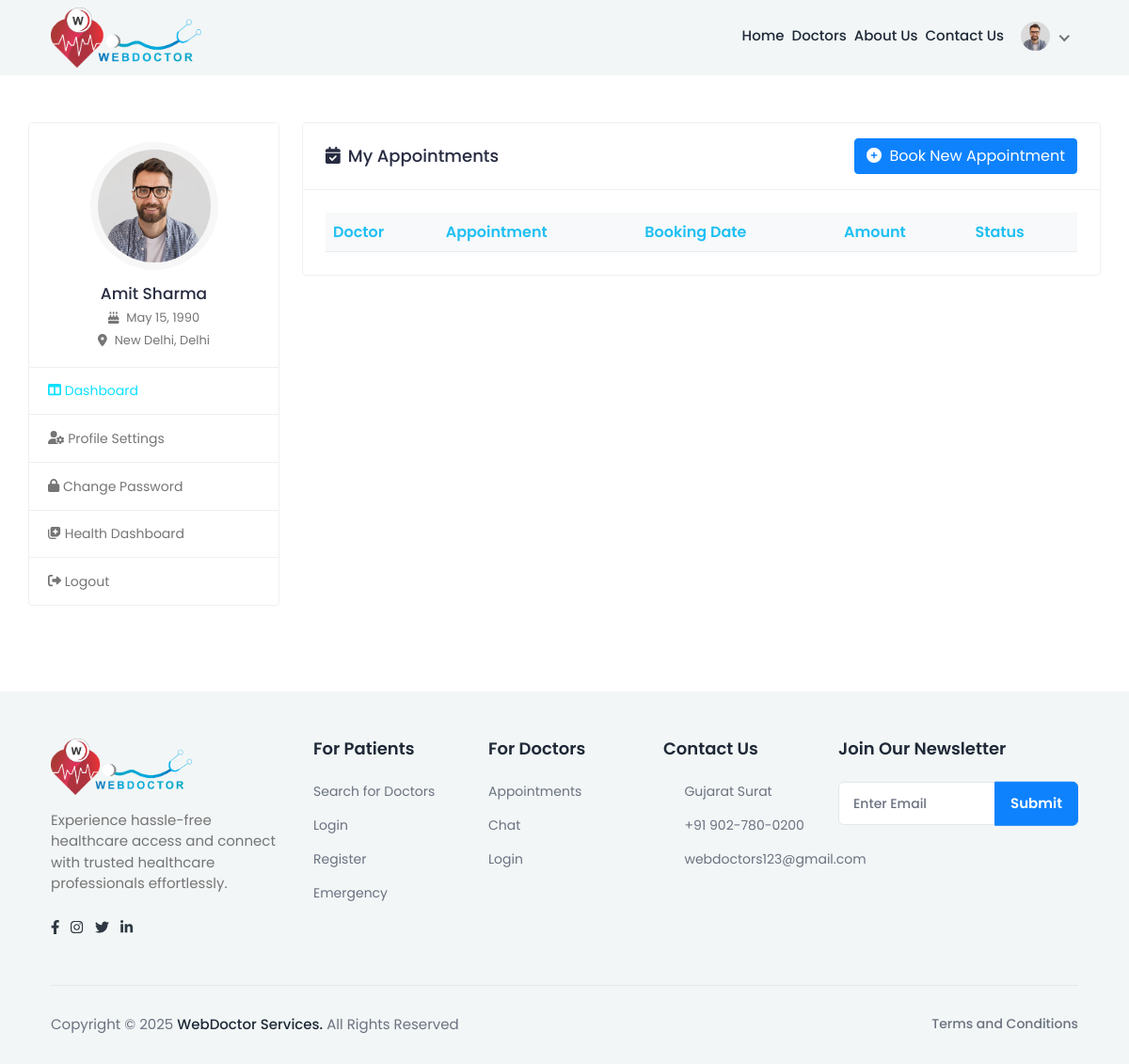
The app's page /patient_dashboard/ (signed in), older data.
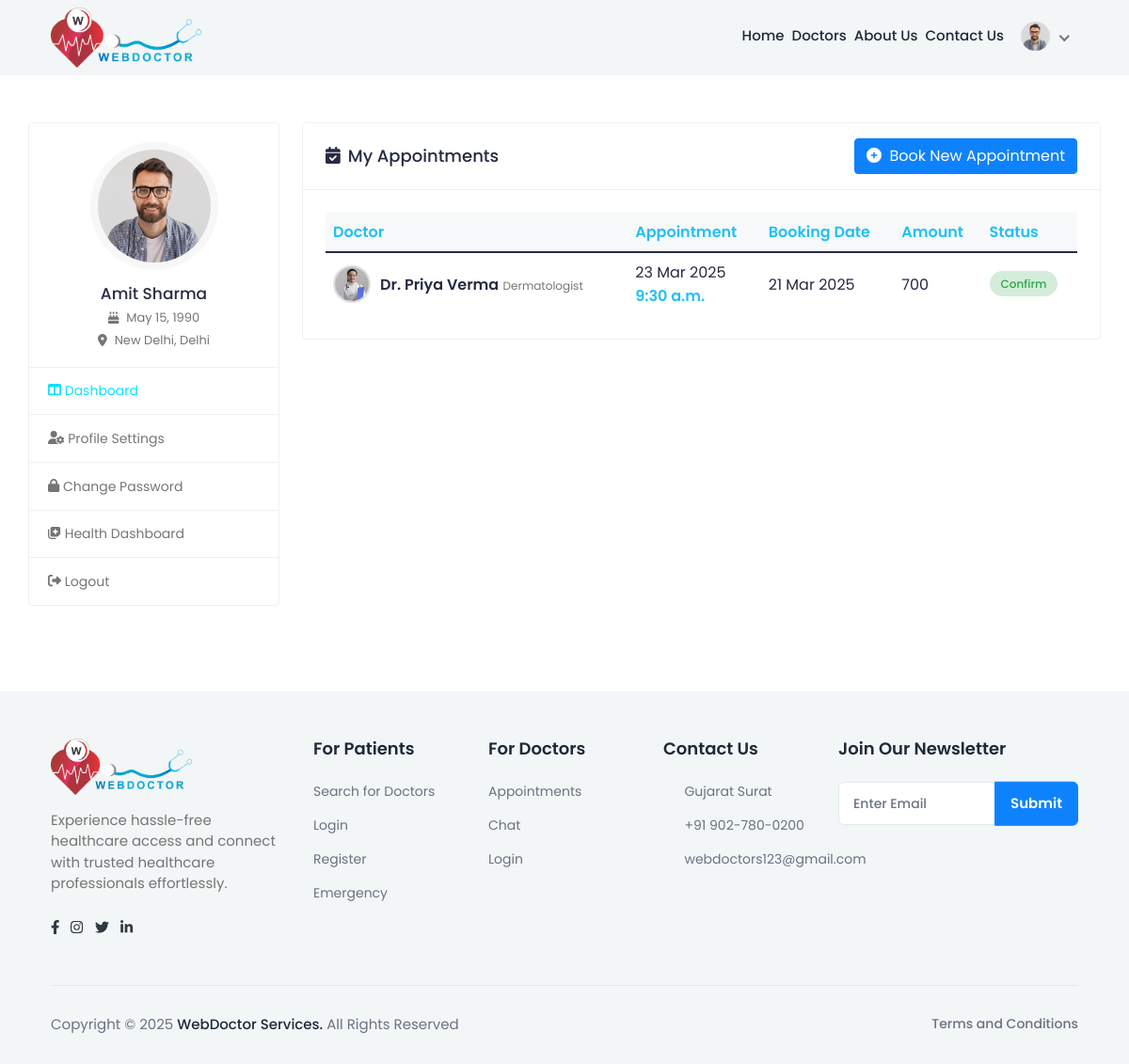
The same page, newer data.
### myapp/models.py (models this page shows, shortened)
class appointment(models.Model):
     STATUS_CHOICE=[('Pending', 'Pending'), ('Confirm', 'Confirm'), ('Cancelled', 'Cancelled')]
     doctor_id=models.ForeignKey(doctorRegister,on_delete=models.CASCADE)
     patient_id=models.ForeignKey(patientRegister,on_delete=models.CASCADE)
     appointment_date = models.DateField()
     appointment_time = models.TimeField()
     reason = models.TextField(null=True)
     symptoms = models.CharField(max_length=255, blank=True, null=True)
     status = models.CharField(max_length=20, choices=STATUS_CHOICE, default='Pending')
     reason = models.TextField(null=True)
     symptoms = models.CharField(max_length=255, blank=True, null=True)
     booking_date = models.DateField(default=now)
     meeting_link = models.URLField(blank=True, null=True)

class doctorRegister(models.Model):
    GENDER_CHOICES = [
        ('M', 'Male'),
        ('F', 'Female'),
        ('O', 'Other'),
    ]
    name = models.CharField(max_length=100)
    email = models.EmailField(unique=True)
    phno = models.BigIntegerField(unique=True)
    password = models.CharField(max_length=100)
    profile_img = models.ImageField(upload_to='profile_pics/', null=True, blank=True)
    qualification = models.CharField(max_length=100,blank=True, null=True)
    specialization = models.CharField(max_length=100,blank=True, null=True)
    experience = models.IntegerField(blank=True, null=True)
    address = models.TextField(blank=True, null=True)
    city = models.CharField(max_length=50,blank=True, null=True)
    state = models.CharField(max_length=50,blank=True, null=True)
    clinic_name = models.CharField(max_length=255)
    clinic_address = models.TextField()
    gender = models.CharField(max_length=5, choices=GENDER_CHOICES)
    mci_no = models.CharField(max_length=10,blank=True, null=True)
    fee = models.BigIntegerField(null=True)
    about_me=models.TextField(null=True)
    is_approved = models.BooleanField(default=False)
    is_rejected = models.BooleanField(default=False)
    is_available = models.BooleanField(default=False)  # Doctor is available for emergency

### myapp/views.py (the view)
# urls.py: path('patient_dashboard/', views.patient_dashboard, name='patient_dashboard'),
def patient_dashboard(request):
    patient_id = request.session.get('patient_id')  # Get user ID from session
    if not patient_id:
        return redirect("login")  # Redirect to login if session is empty
    try:
        patient = patientRegister.objects.get(id=patient_id)  # Fetch patient data
        print("Patient Found:", patient.name)  # Debugging
    except patientRegister.DoesNotExist:
        return redirect("login")
    patient = get_object_or_404(patientRegister, id=patient_id)  # ✅ Fetch the patient
    appointment_data_list = appointment.objects.filter(patient_id=patient).select_related('doctor_id')
    return render(request, "patient-dashboard.html",{"patient": patient,"appointment_data_list":appointment_data_list})

### myapp/templates/patient-dashboard.html (shortened to what the changed rows need)
{% load static %}
<html lang="en" style="transform: none" class="fontawesome-i2svg-active fontawesome-i2svg-complete">
<head>
  <link rel="stylesheet" href="https://cdnjs.cloudflare.com/ajax/libs/font-awesome/6.4.0/css/all.min.css"/>
  <link rel="stylesheet" href="{% static 'assets/css/bootstrap.min.css' %}" />
  <link rel="stylesheet" href="https://cdn.datatables.net/1.13.4/css/dataTables.bootstrap5.min.css" />
  <link rel="stylesheet" href="https://cdn.datatables.net/responsive/2.4.1/css/responsive.bootstrap5.min.css" />
  <link rel="stylesheet" href="{% static 'assets/plugins/fontawesome/css/fontawesome.min.css' %}" />
  <link rel="stylesheet" href="{% static 'assets/plugins/fontawesome/css/all.min.css' %}" />
  <link rel="stylesheet" href="{% static 'assets/css/feather.css' %}" />
  <link rel="stylesheet" href="https://cdnjs.cloudflare.com/ajax/libs/jquery-confirm/3.3.2/jquery-confirm.min.css" />
  <link rel="stylesheet" href="{% static 'assets/css/custom.css' %}" />
</head>
<body style="transform: none">
  {% block content %}
  <div class="main-wrapper" style="transform: none">
    <div class="content" style="transform: none; min-height: 385.906px">
      <div class="container-fluid" style="transform: none; padding-top: 50px">
        <div class="row" style="transform: none">
          <div class="col-md-7 col-lg-8 col-xl-9">
            <div class="card">
              <div class="card-body">
                <div class="table-responsive">
                  <table class="table table-hover table-center mb-0 appointment-table" id="appointmentTable">
                    <thead class="h-100">
                      <tr>
                        <th>Doctor</th>
                        <th>Appointment</th>
                        <th>Booking Date</th>
                        <th>Amount</th>
                        <th>Status</th>
                      </tr>
                    </thead>
                    <tbody>
                      {% for appointment in appointment_data_list %}
                      <tr>
                        <td>
                          <div class="doctor-info">
                            {% if appointment.doctor_id.profile_img %}
                            <img src="{{ appointment.doctor_id.profile_img.url }}" alt="Doctor">
                            {% else %}
                            <img src="/static/assets/img/default_profile.png" alt="Doctor">
                            {% endif %}
                            <div>
                              <h2 class="doctor-name">Dr. {{ appointment.doctor_id.name }}</h2>
                              <span class="doctor-specialty">{{ appointment.doctor_id.specialization }}</span>
                            </div>
                          </div>
                        </td>
                        <td>
                          <div>
                            <span class="d-block">{{appointment.appointment_date|date:"d M Y"}}</span>
                            <span class="appointment-time">{{appointment.appointment_time}}</span>
                          </div>
                        </td>
                        <td>{{appointment.booking_date|date:"d M Y"}}</td>
                        <td>{{appointment.doctor_id.fee}}</td>
                        <td>
                          {% if appointment.status == 'Confirm' %}
                          <span class="appointment-status status-confirmed">{{appointment.status}}</span>
                          {% elif appointment.status == 'Pending' %}
                          <span class="appointment-status status-pending">{{appointment.status}}</span>
                          {% elif appointment.status == 'Cancelled' %}
                          <span class="appointment-status status-cancelled">{{appointment.status}}</span>
                          {% else %}
                          <span class="appointment-status">{{appointment.status}}</span>
                          {% endif %}
                        </td>
                      </tr>
                      {% endfor %}
                    </tbody>
                  </table>
                </div>
              </div>
            </div>
          </div>
        </div>
      </div>
    </div>
    {% include "footer.html" %}
    {% endblock %}
</body>
</html>

Row changes from the older to the newer data that the page shows:
added appointment: doctor_id.profile_img (picture), doctor_id.name "Priya Verma", doctor_id.specialization "Dermatologist", appointment_date "23 Mar 2025", appointment_time "9:30 a.m.", booking_date "21 Mar 2025", doctor_id.fee "700", status "Confirm"
